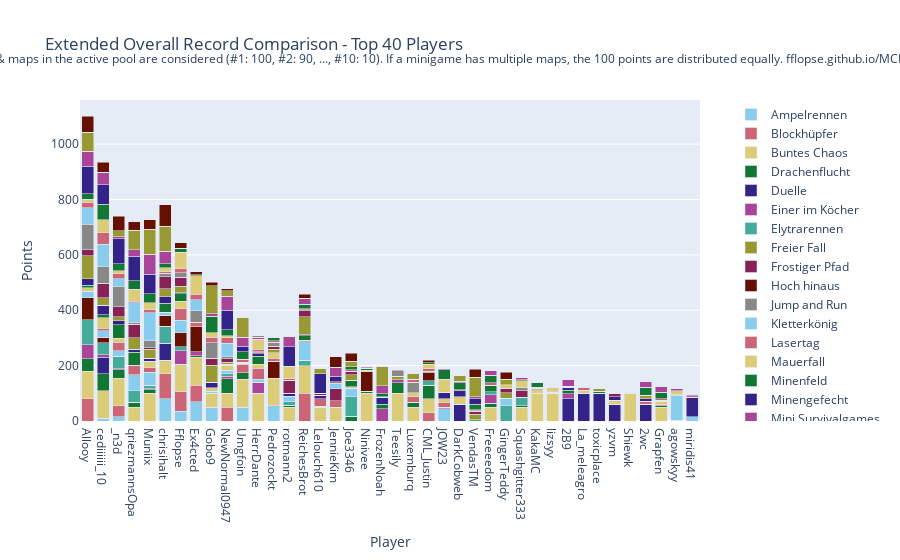

This figure's notebook cell:
### Code cell
import plotly.graph_objects as go

# Sum all columns to get the total score
outDf['Total'] = outDf.sum(axis=1)

# Sort by total score and fill N/A values with 0
outDf = outDf.sort_values(by='Total', ascending=False).fillna(0)

# Crop to top 10 players
cropDf = outDf.head(40).copy()

# Drop the 'Total' column for plotting
cropDf = cropDf.drop(columns=['Total'])

# Create a color palette
color_palette = px.colors.qualitative.Safe

# Create the stacked bar plot
fig = go.Figure()

cropDf = remove_duplicate_columns(cropDf)

for column in cropDf.columns.difference(['Player']):
    fig.add_trace(go.Bar(
        x=cropDf.index,
        y=cropDf[column],
        name=column,
        marker_color=color_palette[len(fig.data) % len(color_palette)]
    ))

# Update layout
fig.update_layout(
    barmode='stack',
    title='Extended Overall Record Comparison - Top 40 Players',
    xaxis=dict(title='Player'),
    yaxis=dict(title='Points'),
    #height=800,
    #width=1000,
    legend=dict(
        x=1.05,
        y=0.5,
        traceorder='normal',
        font=dict(size=12),
        bgcolor='rgba(255, 255, 255, 0)',
        bordercolor='rgba(0, 0, 0, 0)'
    ),
    margin=dict(r=200),  # Adjust right margin to make room for the legend
    annotations=[
        dict(
            x=0.5,
            y=1.1635,
            xref='paper',
            yref='paper',
            text='Max 100 points per minigame. Records #1 through #10 of games & maps in the active pool are considered (#1: 100, #2: 90, ..., #10: 10). If a minigame has multiple maps, the 100 points are distributed equally. fflopse.github.io/MCP-Records/data-analysis/global-ranking.ipynb',
            showarrow=False,
            font=dict(size=12),
            xanchor='center'
        )
    ]
)

fig.show()

# save the plot as an html file

fig.write_html('out/ext_overall_record_comparison.html')

### Figure 1 — Plotly figure (JSON) as saved in the notebook; plotly's stock layout.template omitted (floating-point values rounded to 4 significant figures)
{"data": [{"marker": {"color": "rgb(136, 204, 238)"}, "name": "Ampelrennen", "type": "bar", "x": ["Allooy", "cediiiiii_10", "_n3d", "qriezmannsOpa", "Muniix", "chrisihalt", "Fflopse", "Ex4cted", "Gobo9", "NewNormal0947", "Umgfoin", "HerrDante", "Pedrozockt", "rotmann2", "ReichesBrot", "Lelouch610", "JennieKim", "Joe3346", "Ninivee", "FrozenNoah", "Teesily", "Luxemburq", "CML_Justin", "JOW23", "DarkCobweb", "VendasTM", "Freeeedom", "GingerTeddy", "Squashgitter333", "KakaMC", "lizsyy", "2B9", "La_meleagro", "toxicplace", "yzvm", "Shiewk", "2wc", "Grapfen", "agowskyy", "miridis41"], "y": [0.0, 10.0, 15.0, 0.0, 0.0, 80.0, 35.0, 70.0, 50.0, 0.0, 50.0, 0.0, 55.0, 0.0, 0.0, 0.0, 0.0, 0.0, 0.0, 0.0, 0.0, 0.0, 0.0, 45.0, 0.0, 0.0, 0.0, 0.0, 0.0, 0.0, 0.0, 0.0, 0.0, 0.0, 0.0, 0.0, 0.0, 0.0, 0.0, 15.0]}, {"marker": {"color": "rgb(204, 102, 119)"}, "name": "Blockhüpfer", "type": "bar", "x": ["Allooy", "cediiiiii_10", "_n3d", "qriezmannsOpa", "Muniix", "chrisihalt", "Fflopse", "Ex4cted", "Gobo9", "NewNormal0947", "Umgfoin", "HerrDante", "Pedrozockt", "rotmann2", "ReichesBrot", "Lelouch610", "JennieKim", "Joe3346", "Ninivee", "FrozenNoah", "Teesily", "Luxemburq", "CML_Justin", "JOW23", "DarkCobweb", "VendasTM", "Freeeedom", "GingerTeddy", "Squashgitter333", "KakaMC", "lizsyy", "2B9", "La_meleagro", "toxicplace", "yzvm", "Shiewk", "2wc", "Grapfen", "agowskyy", "miridis41"], "y": [80.0, 0.0, 40.0, 0.0, 0.0, 90.0, 70.0, 60.0, 0.0, 50.0, 0.0, 0.0, 0.0, 0.0, 100.0, 0.0, 0.0, 0.0, 0.0, 0.0, 0.0, 0.0, 30.0, 0.0, 0.0, 0.0, 0.0, 0.0, 0.0, 0.0, 0.0, 0.0, 0.0, 0.0, 0.0, 0.0, 0.0, 0.0, 0.0, 0.0]}, {"marker": {"color": "rgb(221, 204, 119)"}, "name": "Buntes Chaos", "type": "bar", "x": ["Allooy", "cediiiiii_10", "_n3d", "qriezmannsOpa", "Muniix", "chrisihalt", "Fflopse", "Ex4cted", "Gobo9", "NewNormal0947", "Umgfoin", "HerrDante", "Pedrozockt", "rotmann2", "ReichesBrot", "Lelouch610", "JennieKim", "Joe3346", "Ninivee", "FrozenNoah", "Teesily", "Luxemburq", "CML_Justin", "JOW23", "DarkCobweb", "VendasTM", "Freeeedom", "GingerTeddy", "Squashgitter333", "KakaMC", "lizsyy", "2B9", "La_meleagro", "toxicplace", "yzvm", "Shiewk", "2wc", "Grapfen", "agowskyy", "miridis41"], "y": [100.0, 100.0, 100.0, 50.0, 100.0, 50.0, 100.0, 100.0, 50.0, 50.0, 100.0, 100.0, 100.0, 50.0, 100.0, 50.0, 50.0, 0.0, 100.0, 0.0, 100.0, 50.0, 50.0, 0.0, 0.0, 0.0, 50.0, 0.0, 50.0, 100.0, 100.0, 0.0, 0.0, 0.0, 0.0, 100.0, 0.0, 50.0, 0.0, 0.0]}, {"marker": {"color": "rgb(17, 119, 51)"}, "name": "Drachenflucht", "type": "bar", "x": ["Allooy", "cediiiiii_10", "_n3d", "qriezmannsOpa", "Muniix", "chrisihalt", "Fflopse", "Ex4cted", "Gobo9", "NewNormal0947", "Umgfoin", "HerrDante", "Pedrozockt", "rotmann2", "ReichesBrot", "Lelouch610", "JennieKim", "Joe3346", "Ninivee", "FrozenNoah", "Teesily", "Luxemburq", "CML_Justin", "JOW23", "DarkCobweb", "VendasTM", "Freeeedom", "GingerTeddy", "Squashgitter333", "KakaMC", "lizsyy", "2B9", "La_meleagro", "toxicplace", "yzvm", "Shiewk", "2wc", "Grapfen", "agowskyy", "miridis41"], "y": [45.0, 60.0, 30.0, 17.5, 12.5, 0.0, 0.0, 5.0, 0.0, 52.5, 25.0, 0.0, 0.0, 7.5, 0.0, 0.0, 0.0, 17.5, 7.5, 0.0, 37.5, 17.5, 50.0, 0.0, 0.0, 0.0, 15.0, 0.0, 5.0, 0.0, 0.0, 0.0, 0.0, 0.0, 0.0, 0.0, 0.0, 5.0, 0.0, 0.0]}, {"marker": {"color": "rgb(51, 34, 136)"}, "name": "Duelle", "type": "bar", "x": ["Allooy", "cediiiiii_10", "_n3d", "qriezmannsOpa", "Muniix", "chrisihalt", "Fflopse", "Ex4cted", "Gobo9", "NewNormal0947", "Umgfoin", "HerrDante", "Pedrozockt", "rotmann2", "ReichesBrot", "Lelouch610", "JennieKim", "Joe3346", "Ninivee", "FrozenNoah", "Teesily", "Luxemburq", "CML_Justin", "JOW23", "DarkCobweb", "VendasTM", "Freeeedom", "GingerTeddy", "Squashgitter333", "KakaMC", "lizsyy", "2B9", "La_meleagro", "toxicplace", "yzvm", "Shiewk", "2wc", "Grapfen", "agowskyy", "miridis41"], "y": [0.0, 60.0, 0.0, 0.0, 0.0, 60.0, 0.0, 0.0, 0.0, 0.0, 0.0, 0.0, 0.0, 0.0, 0.0, 0.0, 0.0, 0.0, 0.0, 0.0, 0.0, 0.0, 0.0, 0.0, 60.0, 0.0, 0.0, 0.0, 0.0, 0.0, 0.0, 80.0, 100.0, 100.0, 60.0, 0.0, 60.0, 0.0, 0.0, 70.0]}, {"marker": {"color": "rgb(170, 68, 153)"}, "name": "Einer im Köcher", "type": "bar", "x": ["Allooy", "cediiiiii_10", "_n3d", "qriezmannsOpa", "Muniix", "chrisihalt", "Fflopse", "Ex4cted", "Gobo9", "NewNormal0947", "Umgfoin", "HerrDante", "Pedrozockt", "rotmann2", "ReichesBrot", "Lelouch610", "JennieKim", "Joe3346", "Ninivee", "FrozenNoah", "Teesily", "Luxemburq", "CML_Justin", "JOW23", "DarkCobweb", "VendasTM", "Freeeedom", "GingerTeddy", "Squashgitter333", "KakaMC", "lizsyy", "2B9", "La_meleagro", "toxicplace", "yzvm", "Shiewk", "2wc", "Grapfen", "agowskyy", "miridis41"], "y": [50.0, 10.0, 4.0, 0.0, 4.0, 0.0, 48.0, 16.0, 0.0, 10.0, 0.0, 40.0, 0.0, 0.0, 0.0, 4.0, 0.0, 0.0, 0.0, 44.0, 12.0, 0.0, 0.0, 4.0, 0.0, 0.0, 30.0, 0.0, 0.0, 0.0, 0.0, 18.0, 0.0, 0.0, 0.0, 0.0, 0.0, 0.0, 0.0, 0.0]}, {"marker": {"color": "rgb(68, 170, 153)"}, "name": "Elytrarennen", "type": "bar", "x": ["Allooy", "cediiiiii_10", "_n3d", "qriezmannsOpa", "Muniix", "chrisihalt", "Fflopse", "Ex4cted", "Gobo9", "NewNormal0947", "Umgfoin", "HerrDante", "Pedrozockt", "rotmann2", "ReichesBrot", "Lelouch610", "JennieKim", "Joe3346", "Ninivee", "FrozenNoah", "Teesily", "Luxemburq", "CML_Justin", "JOW23", "DarkCobweb", "VendasTM", "Freeeedom", "GingerTeddy", "Squashgitter333", "KakaMC", "lizsyy", "2B9", "La_meleagro", "toxicplace", "yzvm", "Shiewk", "2wc", "Grapfen", "agowskyy", "miridis41"], "y": [90.0, 42.5, 45.0, 42.5, 12.5, 62.5, 15.0, 0.0, 0.0, 7.5, 0.0, 0.0, 0.0, 12.5, 20.0, 0.0, 0.0, 70.0, 0.0, 0.0, 0.0, 0.0, 15.0, 0.0, 0.0, 5.0, 10.0, 55.0, 30.0, 0.0, 0.0, 0.0, 0.0, 0.0, 0.0, 0.0, 0.0, 0.0, 0.0, 0.0]}, {"marker": {"color": "rgb(153, 153, 51)"}, "name": "Freier Fall", "type": "bar", "x": ["Allooy", "cediiiiii_10", "_n3d", "qriezmannsOpa", "Muniix", "chrisihalt", "Fflopse", "Ex4cted", "Gobo9", "NewNormal0947", "Umgfoin", "HerrDante", "Pedrozockt", "rotmann2", "ReichesBrot", "Lelouch610", "JennieKim", "Joe3346", "Ninivee", "FrozenNoah", "Teesily", "Luxemburq", "CML_Justin", "JOW23", "DarkCobweb", "VendasTM", "Freeeedom", "GingerTeddy", "Squashgitter333", "KakaMC", "lizsyy", "2B9", "La_meleagro", "toxicplace", "yzvm", "Shiewk", "2wc", "Grapfen", "agowskyy", "miridis41"], "y": [0.0, 0.0, 0.0, 0.0, 0.0, 0.0, 0.0, 0.0, 0.0, 0.0, 0.0, 0.0, 0.0, 0.0, 0.0, 0.0, 0.0, 0.0, 0.0, 0.0, 0.0, 0.0, 0.0, 0.0, 0.0, 0.0, 0.0, 0.0, 0.0, 0.0, 0.0, 0.0, 0.0, 0.0, 0.0, 0.0, 0.0, 0.0, 0.0, 0.0]}, {"marker": {"color": "rgb(136, 34, 85)"}, "name": "Frostiger Pfad", "type": "bar", "x": ["Allooy", "cediiiiii_10", "_n3d", "qriezmannsOpa", "Muniix", "chrisihalt", "Fflopse", "Ex4cted", "Gobo9", "NewNormal0947", "Umgfoin", "HerrDante", "Pedrozockt", "rotmann2", "ReichesBrot", "Lelouch610", "JennieKim", "Joe3346", "Ninivee", "FrozenNoah", "Teesily", "Luxemburq", "CML_Justin", "JOW23", "DarkCobweb", "VendasTM", "Freeeedom", "GingerTeddy", "Squashgitter333", "KakaMC", "lizsyy", "2B9", "La_meleagro", "toxicplace", "yzvm", "Shiewk", "2wc", "Grapfen", "agowskyy", "miridis41"], "y": [0.0, 0.0, 0.0, 0.0, 0.0, 0.0, 0.0, 0.0, 0.0, 0.0, 0.0, 0.0, 0.0, 0.0, 0.0, 0.0, 0.0, 0.0, 0.0, 0.0, 0.0, 0.0, 0.0, 0.0, 0.0, 0.0, 0.0, 0.0, 0.0, 0.0, 0.0, 0.0, 0.0, 0.0, 0.0, 0.0, 0.0, 0.0, 0.0, 0.0]}, {"marker": {"color": "rgb(102, 17, 0)"}, "name": "Hoch hinaus", "type": "bar", "x": ["Allooy", "cediiiiii_10", "_n3d", "qriezmannsOpa", "Muniix", "chrisihalt", "Fflopse", "Ex4cted", "Gobo9", "NewNormal0947", "Umgfoin", "HerrDante", "Pedrozockt", "rotmann2", "ReichesBrot", "Lelouch610", "JennieKim", "Joe3346", "Ninivee", "FrozenNoah", "Teesily", "Luxemburq", "CML_Justin", "JOW23", "DarkCobweb", "VendasTM", "Freeeedom", "GingerTeddy", "Squashgitter333", "KakaMC", "lizsyy", "2B9", "La_meleagro", "toxicplace", "yzvm", "Shiewk", "2wc", "Grapfen", "agowskyy", "miridis41"], "y": [80.0, 20.0, 0.0, 0.0, 0.0, 40.0, 50.0, 90.0, 0.0, 0.0, 0.0, 0.0, 60.0, 0.0, 0.0, 0.0, 0.0, 0.0, 70.0, 0.0, 0.0, 0.0, 30.0, 0.0, 0.0, 0.0, 0.0, 0.0, 0.0, 0.0, 0.0, 0.0, 0.0, 0.0, 0.0, 0.0, 0.0, 0.0, 0.0, 0.0]}, {"marker": {"color": "rgb(136, 136, 136)"}, "name": "Jump and Run", "type": "bar", "x": ["Allooy", "cediiiiii_10", "_n3d", "qriezmannsOpa", "Muniix", "chrisihalt", "Fflopse", "Ex4cted", "Gobo9", "NewNormal0947", "Umgfoin", "HerrDante", "Pedrozockt", "rotmann2", "ReichesBrot", "Lelouch610", "JennieKim", "Joe3346", "Ninivee", "FrozenNoah", "Teesily", "Luxemburq", "CML_Justin", "JOW23", "DarkCobweb", "VendasTM", "Freeeedom", "GingerTeddy", "Squashgitter333", "KakaMC", "lizsyy", "2B9", "La_meleagro", "toxicplace", "yzvm", "Shiewk", "2wc", "Grapfen", "agowskyy", "miridis41"], "y": [0.0, 0.0, 0.0, 0.0, 0.0, 0.0, 0.0, 0.0, 0.0, 0.0, 0.0, 0.0, 0.0, 0.0, 0.0, 0.0, 0.0, 0.0, 0.0, 0.0, 0.0, 0.0, 0.0, 0.0, 0.0, 0.0, 0.0, 0.0, 0.0, 0.0, 0.0, 0.0, 0.0, 0.0, 0.0, 0.0, 0.0, 0.0, 0.0, 0.0]}, {"marker": {"color": "rgb(136, 204, 238)"}, "name": "Kletterkönig", "type": "bar", "x": ["Allooy", "cediiiiii_10", "_n3d", "qriezmannsOpa", "Muniix", "chrisihalt", "Fflopse", "Ex4cted", "Gobo9", "NewNormal0947", "Umgfoin", "HerrDante", "Pedrozockt", "rotmann2", "ReichesBrot", "Lelouch610", "JennieKim", "Joe3346", "Ninivee", "FrozenNoah", "Teesily", "Luxemburq", "CML_Justin", "JOW23", "DarkCobweb", "VendasTM", "Freeeedom", "GingerTeddy", "Squashgitter333", "KakaMC", "lizsyy", "2B9", "La_meleagro", "toxicplace", "yzvm", "Shiewk", "2wc", "Grapfen", "agowskyy", "miridis41"], "y": [23.33, 23.33, 20.0, 56.67, 46.67, 10.0, 46.67, 0.0, 6.667, 13.33, 0.0, 10.0, 0.0, 20.0, 66.67, 0.0, 0.0, 30.0, 0.0, 0.0, 0.0, 0.0, 0.0, 0.0, 0.0, 0.0, 0.0, 26.67, 0.0, 0.0, 0.0, 0.0, 0.0, 0.0, 0.0, 0.0, 0.0, 0.0, 0.0, 0.0]}, {"marker": {"color": "rgb(204, 102, 119)"}, "name": "Lasertag", "type": "bar", "x": ["Allooy", "cediiiiii_10", "_n3d", "qriezmannsOpa", "Muniix", "chrisihalt", "Fflopse", "Ex4cted", "Gobo9", "NewNormal0947", "Umgfoin", "HerrDante", "Pedrozockt", "rotmann2", "ReichesBrot", "Lelouch610", "JennieKim", "Joe3346", "Ninivee", "FrozenNoah", "Teesily", "Luxemburq", "CML_Justin", "JOW23", "DarkCobweb", "VendasTM", "Freeeedom", "GingerTeddy", "Squashgitter333", "KakaMC", "lizsyy", "2B9", "La_meleagro", "toxicplace", "yzvm", "Shiewk", "2wc", "Grapfen", "agowskyy", "miridis41"], "y": [0.0, 10.0, 30.0, 35.0, 16.67, 0.0, 40.0, 15.0, 0.0, 0.0, 28.33, 40.0, 11.67, 0.0, 5.0, 26.67, 23.33, 0.0, 0.0, 0.0, 0.0, 20.0, 0.0, 18.33, 0.0, 0.0, 0.0, 0.0, 0.0, 0.0, 0.0, 0.0, 0.0, 0.0, 0.0, 0.0, 11.67, 3.333, 0.0, 0.0]}, {"marker": {"color": "rgb(221, 204, 119)"}, "name": "Mauerfall", "type": "bar", "x": ["Allooy", "cediiiiii_10", "_n3d", "qriezmannsOpa", "Muniix", "chrisihalt", "Fflopse", "Ex4cted", "Gobo9", "NewNormal0947", "Umgfoin", "HerrDante", "Pedrozockt", "rotmann2", "ReichesBrot", "Lelouch610", "JennieKim", "Joe3346", "Ninivee", "FrozenNoah", "Teesily", "Luxemburq", "CML_Justin", "JOW23", "DarkCobweb", "VendasTM", "Freeeedom", "GingerTeddy", "Squashgitter333", "KakaMC", "lizsyy", "2B9", "La_meleagro", "toxicplace", "yzvm", "Shiewk", "2wc", "Grapfen", "agowskyy", "miridis41"], "y": [12.86, 37.14, 14.29, 0.0, 24.29, 0.0, 28.57, 0.0, 12.86, 17.14, 5.714, 14.29, 20.0, 0.0, 0.0, 0.0, 0.0, 5.714, 5.714, 0.0, 0.0, 14.29, 0.0, 12.86, 27.14, 0.0, 0.0, 0.0, 0.0, 12.86, 0.0, 0.0, 11.43, 0.0, 14.29, 0.0, 0.0, 12.86, 2.857, 0.0]}, {"marker": {"color": "rgb(17, 119, 51)"}, "name": "Minenfeld", "type": "bar", "x": ["Allooy", "cediiiiii_10", "_n3d", "qriezmannsOpa", "Muniix", "chrisihalt", "Fflopse", "Ex4cted", "Gobo9", "NewNormal0947", "Umgfoin", "HerrDante", "Pedrozockt", "rotmann2", "ReichesBrot", "Lelouch610", "JennieKim", "Joe3346", "Ninivee", "FrozenNoah", "Teesily", "Luxemburq", "CML_Justin", "JOW23", "DarkCobweb", "VendasTM", "Freeeedom", "GingerTeddy", "Squashgitter333", "KakaMC", "lizsyy", "2B9", "La_meleagro", "toxicplace", "yzvm", "Shiewk", "2wc", "Grapfen", "agowskyy", "miridis41"], "y": [10.0, 10.0, 50.0, 46.67, 0.0, 33.33, 26.67, 0.0, 0.0, 0.0, 0.0, 30.0, 0.0, 0.0, 16.67, 0.0, 0.0, 23.33, 6.667, 16.67, 0.0, 0.0, 0.0, 0.0, 0.0, 0.0, 23.33, 0.0, 0.0, 0.0, 0.0, 13.33, 0.0, 6.667, 0.0, 0.0, 0.0, 0.0, 0.0, 0.0]}, {"marker": {"color": "rgb(51, 34, 136)"}, "name": "Minengefecht", "type": "bar", "x": ["Allooy", "cediiiiii_10", "_n3d", "qriezmannsOpa", "Muniix", "chrisihalt", "Fflopse", "Ex4cted", "Gobo9", "NewNormal0947", "Umgfoin", "HerrDante", "Pedrozockt", "rotmann2", "ReichesBrot", "Lelouch610", "JennieKim", "Joe3346", "Ninivee", "FrozenNoah", "Teesily", "Luxemburq", "CML_Justin", "JOW23", "DarkCobweb", "VendasTM", "Freeeedom", "GingerTeddy", "Squashgitter333", "KakaMC", "lizsyy", "2B9", "La_meleagro", "toxicplace", "yzvm", "Shiewk", "2wc", "Grapfen", "agowskyy", "miridis41"], "y": [22.5, 35.0, 13.75, 10.0, 10.0, 22.5, 3.75, 0.0, 20.0, 3.75, 0.0, 8.75, 0.0, 10.0, 3.75, 12.5, 0.0, 0.0, 0.0, 25.0, 0.0, 0.0, 0.0, 22.5, 22.5, 0.0, 0.0, 0.0, 0.0, 0.0, 0.0, 11.25, 0.0, 0.0, 12.5, 0.0, 8.75, 3.75, 0.0, 0.0]}, {"marker": {"color": "rgb(170, 68, 153)"}, "name": "Mini Survivalgames", "type": "bar", "x": ["Allooy", "cediiiiii_10", "_n3d", "qriezmannsOpa", "Muniix", "chrisihalt", "Fflopse", "Ex4cted", "Gobo9", "NewNormal0947", "Umgfoin", "HerrDante", "Pedrozockt", "rotmann2", "ReichesBrot", "Lelouch610", "JennieKim", "Joe3346", "Ninivee", "FrozenNoah", "Teesily", "Luxemburq", "CML_Justin", "JOW23", "DarkCobweb", "VendasTM", "Freeeedom", "GingerTeddy", "Squashgitter333", "KakaMC", "lizsyy", "2B9", "La_meleagro", "toxicplace", "yzvm", "Shiewk", "2wc", "Grapfen", "agowskyy", "miridis41"], "y": [0.0, 0.0, 0.0, 0.0, 0.0, 0.0, 0.0, 0.0, 0.0, 0.0, 0.0, 0.0, 0.0, 0.0, 0.0, 0.0, 0.0, 0.0, 0.0, 0.0, 0.0, 0.0, 0.0, 0.0, 0.0, 0.0, 0.0, 0.0, 0.0, 0.0, 0.0, 0.0, 0.0, 0.0, 0.0, 0.0, 0.0, 0.0, 0.0, 0.0]}, {"marker": {"color": "rgb(68, 170, 153)"}, "name": "Paintball", "type": "bar", "x": ["Allooy", "cediiiiii_10", "_n3d", "qriezmannsOpa", "Muniix", "chrisihalt", "Fflopse", "Ex4cted", "Gobo9", "NewNormal0947", "Umgfoin", "HerrDante", "Pedrozockt", "rotmann2", "ReichesBrot", "Lelouch610", "JennieKim", "Joe3346", "Ninivee", "FrozenNoah", "Teesily", "Luxemburq", "CML_Justin", "JOW23", "DarkCobweb", "VendasTM", "Freeeedom", "GingerTeddy", "Squashgitter333", "KakaMC", "lizsyy", "2B9", "La_meleagro", "toxicplace", "yzvm", "Shiewk", "2wc", "Grapfen", "agowskyy", "miridis41"], "y": [0.0, 0.0, 0.0, 0.0, 0.0, 0.0, 0.0, 0.0, 0.0, 0.0, 0.0, 0.0, 0.0, 0.0, 0.0, 0.0, 0.0, 0.0, 0.0, 0.0, 0.0, 0.0, 0.0, 0.0, 0.0, 0.0, 0.0, 0.0, 0.0, 0.0, 0.0, 0.0, 0.0, 0.0, 0.0, 0.0, 0.0, 0.0, 0.0, 0.0]}, {"marker": {"color": "rgb(153, 153, 51)"}, "name": "Parkour", "type": "bar", "x": ["Allooy", "cediiiiii_10", "_n3d", "qriezmannsOpa", "Muniix", "chrisihalt", "Fflopse", "Ex4cted", "Gobo9", "NewNormal0947", "Umgfoin", "HerrDante", "Pedrozockt", "rotmann2", "ReichesBrot", "Lelouch610", "JennieKim", "Joe3346", "Ninivee", "FrozenNoah", "Teesily", "Luxemburq", "CML_Justin", "JOW23", "DarkCobweb", "VendasTM", "Freeeedom", "GingerTeddy", "Squashgitter333", "KakaMC", "lizsyy", "2B9", "La_meleagro", "toxicplace", "yzvm", "Shiewk", "2wc", "Grapfen", "agowskyy", "miridis41"], "y": [82.5, 27.5, 15.0, 42.5, 32.5, 30.0, 22.5, 0.0, 62.5, 7.5, 0.0, 0.0, 12.5, 0.0, 65.0, 0.0, 0.0, 20.0, 0.0, 0.0, 12.5, 0.0, 0.0, 0.0, 0.0, 20.0, 0.0, 20.0, 0.0, 0.0, 0.0, 0.0, 0.0, 10.0, 0.0, 0.0, 12.5, 0.0, 0.0, 0.0]}, {"marker": {"color": "rgb(136, 34, 85)"}, "name": "Pferderennen", "type": "bar", "x": ["Allooy", "cediiiiii_10", "_n3d", "qriezmannsOpa", "Muniix", "chrisihalt", "Fflopse", "Ex4cted", "Gobo9", "NewNormal0947", "Umgfoin", "HerrDante", "Pedrozockt", "rotmann2", "ReichesBrot", "Lelouch610", "JennieKim", "Joe3346", "Ninivee", "FrozenNoah", "Teesily", "Luxemburq", "CML_Justin", "JOW23", "DarkCobweb", "VendasTM", "Freeeedom", "GingerTeddy", "Squashgitter333", "KakaMC", "lizsyy", "2B9", "La_meleagro", "toxicplace", "yzvm", "Shiewk", "2wc", "Grapfen", "agowskyy", "miridis41"], "y": [21.67, 51.67, 35.0, 48.33, 5.0, 43.33, 33.33, 0.0, 25.0, 13.33, 3.333, 3.333, 11.67, 46.67, 21.67, 5.0, 43.33, 13.33, 0.0, 0.0, 0.0, 0.0, 0.0, 0.0, 0.0, 10.0, 0.0, 15.0, 25.0, 0.0, 3.333, 0.0, 0.0, 0.0, 13.33, 0.0, 0.0, 0.0, 0.0, 0.0]}, {"marker": {"color": "rgb(102, 17, 0)"}, "name": "Reihenfolge", "type": "bar", "x": ["Allooy", "cediiiiii_10", "_n3d", "qriezmannsOpa", "Muniix", "chrisihalt", "Fflopse", "Ex4cted", "Gobo9", "NewNormal0947", "Umgfoin", "HerrDante", "Pedrozockt", "rotmann2", "ReichesBrot", "Lelouch610", "JennieKim", "Joe3346", "Ninivee", "FrozenNoah", "Teesily", "Luxemburq", "CML_Justin", "JOW23", "DarkCobweb", "VendasTM", "Freeeedom", "GingerTeddy", "Squashgitter333", "KakaMC", "lizsyy", "2B9", "La_meleagro", "toxicplace", "yzvm", "Shiewk", "2wc", "Grapfen", "agowskyy", "miridis41"], "y": [0.0, 0.0, 0.0, 0.0, 0.0, 0.0, 0.0, 0.0, 0.0, 0.0, 0.0, 0.0, 0.0, 0.0, 0.0, 0.0, 0.0, 0.0, 0.0, 0.0, 0.0, 0.0, 0.0, 0.0, 0.0, 0.0, 0.0, 0.0, 0.0, 0.0, 0.0, 0.0, 0.0, 0.0, 0.0, 0.0, 0.0, 0.0, 0.0, 0.0]}, {"marker": {"color": "rgb(136, 136, 136)"}, "name": "Replika", "type": "bar", "x": ["Allooy", "cediiiiii_10", "_n3d", "qriezmannsOpa", "Muniix", "chrisihalt", "Fflopse", "Ex4cted", "Gobo9", "NewNormal0947", "Umgfoin", "HerrDante", "Pedrozockt", "rotmann2", "ReichesBrot", "Lelouch610", "JennieKim", "Joe3346", "Ninivee", "FrozenNoah", "Teesily", "Luxemburq", "CML_Justin", "JOW23", "DarkCobweb", "VendasTM", "Freeeedom", "GingerTeddy", "Squashgitter333", "KakaMC", "lizsyy", "2B9", "La_meleagro", "toxicplace", "yzvm", "Shiewk", "2wc", "Grapfen", "agowskyy", "miridis41"], "y": [92.05, 60.77, 72.48, 7.094, 27.01, 11.11, 16.75, 41.97, 55.38, 6.667, 0.5128, 3.675, 13.08, 0.5128, 3.59, 0.9402, 0.4274, 0.5128, 0.1709, 0.0, 20.34, 38.03, 4.444, 0.6838, 0.4274, 2.308, 1.111, 0.4274, 9.573, 5.043, 1.282, 0.0, 0.0, 0.0, 0.0, 0.3419, 0.0, 0.0, 0.0, 0.0]}, {"marker": {"color": "rgb(136, 204, 238)"}, "name": "Runterpurzeln", "type": "bar", "x": ["Allooy", "cediiiiii_10", "_n3d", "qriezmannsOpa", "Muniix", "chrisihalt", "Fflopse", "Ex4cted", "Gobo9", "NewNormal0947", "Umgfoin", "HerrDante", "Pedrozockt", "rotmann2", "ReichesBrot", "Lelouch610", "JennieKim", "Joe3346", "Ninivee", "FrozenNoah", "Teesily", "Luxemburq", "CML_Justin", "JOW23", "DarkCobweb", "VendasTM", "Freeeedom", "GingerTeddy", "Squashgitter333", "KakaMC", "lizsyy", "2B9", "La_meleagro", "toxicplace", "yzvm", "Shiewk", "2wc", "Grapfen", "agowskyy", "miridis41"], "y": [60.0, 80.0, 30.0, 70.0, 100.0, 0.0, 0.0, 40.0, 0.0, 50.0, 0.0, 0.0, 0.0, 0.0, 0.0, 0.0, 20.0, 0.0, 0.0, 0.0, 0.0, 0.0, 0.0, 0.0, 0.0, 0.0, 0.0, 0.0, 0.0, 0.0, 0.0, 0.0, 0.0, 0.0, 0.0, 0.0, 0.0, 0.0, 90.0, 0.0]}, {"marker": {"color": "rgb(204, 102, 119)"}, "name": "Sammelwahn", "type": "bar", "x": ["Allooy", "cediiiiii_10", "_n3d", "qriezmannsOpa", "Muniix", "chrisihalt", "Fflopse", "Ex4cted", "Gobo9", "NewNormal0947", "Umgfoin", "HerrDante", "Pedrozockt", "rotmann2", "ReichesBrot", "Lelouch610", "JennieKim", "Joe3346", "Ninivee", "FrozenNoah", "Teesily", "Luxemburq", "CML_Justin", "JOW23", "DarkCobweb", "VendasTM", "Freeeedom", "GingerTeddy", "Squashgitter333", "KakaMC", "lizsyy", "2B9", "La_meleagro", "toxicplace", "yzvm", "Shiewk", "2wc", "Grapfen", "agowskyy", "miridis41"], "y": [21.03, 41.54, 17.69, 7.179, 11.03, 5.641, 14.1, 20.0, 19.49, 19.23, 10.0, 9.744, 5.128, 5.385, 2.308, 0.7692, 4.872, 4.615, 1.538, 2.564, 3.59, 11.03, 9.744, 0.5128, 2.308, 2.564, 8.205, 1.795, 1.538, 3.59, 3.077, 2.564, 10.51, 0.0, 0.0, 0.0, 0.0, 5.385, 2.051, 6.41]}, {"marker": {"color": "rgb(221, 204, 119)"}, "name": "Schießstand", "type": "bar", "x": ["Allooy", "cediiiiii_10", "_n3d", "qriezmannsOpa", "Muniix", "chrisihalt", "Fflopse", "Ex4cted", "Gobo9", "NewNormal0947", "Umgfoin", "HerrDante", "Pedrozockt", "rotmann2", "ReichesBrot", "Lelouch610", "JennieKim", "Joe3346", "Ninivee", "FrozenNoah", "Teesily", "Luxemburq", "CML_Justin", "JOW23", "DarkCobweb", "VendasTM", "Freeeedom", "GingerTeddy", "Squashgitter333", "KakaMC", "lizsyy", "2B9", "La_meleagro", "toxicplace", "yzvm", "Shiewk", "2wc", "Grapfen", "agowskyy", "miridis41"], "y": [10.0, 47.5, 10.0, 42.5, 25.0, 15.0, 60.0, 67.5, 17.5, 7.5, 0.0, 35.0, 0.0, 45.0, 0.0, 0.0, 0.0, 0.0, 0.0, 0.0, 0.0, 0.0, 15.0, 47.5, 0.0, 0.0, 0.0, 12.5, 25.0, 0.0, 15.0, 0.0, 0.0, 0.0, 0.0, 0.0, 0.0, 0.0, 15.0, 0.0]}, {"marker": {"color": "rgb(17, 119, 51)"}, "name": "Skywars", "type": "bar", "x": ["Allooy", "cediiiiii_10", "_n3d", "qriezmannsOpa", "Muniix", "chrisihalt", "Fflopse", "Ex4cted", "Gobo9", "NewNormal0947", "Umgfoin", "HerrDante", "Pedrozockt", "rotmann2", "ReichesBrot", "Lelouch610", "JennieKim", "Joe3346", "Ninivee", "FrozenNoah", "Teesily", "Luxemburq", "CML_Justin", "JOW23", "DarkCobweb", "VendasTM", "Freeeedom", "GingerTeddy", "Squashgitter333", "KakaMC", "lizsyy", "2B9", "La_meleagro", "toxicplace", "yzvm", "Shiewk", "2wc", "Grapfen", "agowskyy", "miridis41"], "y": [20.0, 56.67, 26.67, 30.0, 33.33, 15.0, 13.33, 3.333, 58.33, 21.67, 26.67, 0.0, 13.33, 0.0, 16.67, 0.0, 0.0, 11.67, 0.0, 10.0, 0.0, 0.0, 6.667, 33.33, 26.67, 20.0, 28.33, 0.0, 3.333, 16.67, 0.0, 0.0, 0.0, 0.0, 0.0, 0.0, 28.33, 23.33, 0.0, 0.0]}, {"marker": {"color": "rgb(51, 34, 136)"}, "name": "Spleef", "type": "bar", "x": ["Allooy", "cediiiiii_10", "_n3d", "qriezmannsOpa", "Muniix", "chrisihalt", "Fflopse", "Ex4cted", "Gobo9", "NewNormal0947", "Umgfoin", "HerrDante", "Pedrozockt", "rotmann2", "ReichesBrot", "Lelouch610", "JennieKim", "Joe3346", "Ninivee", "FrozenNoah", "Teesily", "Luxemburq", "CML_Justin", "JOW23", "DarkCobweb", "VendasTM", "Freeeedom", "GingerTeddy", "Squashgitter333", "KakaMC", "lizsyy", "2B9", "La_meleagro", "toxicplace", "yzvm", "Shiewk", "2wc", "Grapfen", "agowskyy", "miridis41"], "y": [100.0, 70.0, 90.0, 90.0, 70.0, 0.0, 0.0, 0.0, 0.0, 70.0, 20.0, 0.0, 0.0, 70.0, 0.0, 70.0, 20.0, 0.0, 0.0, 0.0, 0.0, 0.0, 0.0, 0.0, 0.0, 20.0, 0.0, 0.0, 0.0, 0.0, 0.0, 0.0, 0.0, 0.0, 0.0, 0.0, 0.0, 0.0, 0.0, 0.0]}, {"marker": {"color": "rgb(170, 68, 153)"}, "name": "Survivalgames", "type": "bar", "x": ["Allooy", "cediiiiii_10", "_n3d", "qriezmannsOpa", "Muniix", "chrisihalt", "Fflopse", "Ex4cted", "Gobo9", "NewNormal0947", "Umgfoin", "HerrDante", "Pedrozockt", "rotmann2", "ReichesBrot", "Lelouch610", "JennieKim", "Joe3346", "Ninivee", "FrozenNoah", "Teesily", "Luxemburq", "CML_Justin", "JOW23", "DarkCobweb", "VendasTM", "Freeeedom", "GingerTeddy", "Squashgitter333", "KakaMC", "lizsyy", "2B9", "La_meleagro", "toxicplace", "yzvm", "Shiewk", "2wc", "Grapfen", "agowskyy", "miridis41"], "y": [52.5, 45.0, 7.5, 22.5, 72.5, 45.0, 0.0, 0.0, 10.0, 50.0, 32.5, 7.5, 0.0, 37.5, 22.5, 0.0, 32.5, 0.0, 5.0, 30.0, 0.0, 0.0, 0.0, 5.0, 5.0, 7.5, 17.5, 0.0, 7.5, 0.0, 0.0, 25.0, 0.0, 0.0, 0.0, 0.0, 20.0, 20.0, 7.5, 5.0]}, {"marker": {"color": "rgb(68, 170, 153)"}, "name": "Todeswürfel", "type": "bar", "x": ["Allooy", "cediiiiii_10", "_n3d", "qriezmannsOpa", "Muniix", "chrisihalt", "Fflopse", "Ex4cted", "Gobo9", "NewNormal0947", "Umgfoin", "HerrDante", "Pedrozockt", "rotmann2", "ReichesBrot", "Lelouch610", "JennieKim", "Joe3346", "Ninivee", "FrozenNoah", "Teesily", "Luxemburq", "CML_Justin", "JOW23", "DarkCobweb", "VendasTM", "Freeeedom", "GingerTeddy", "Squashgitter333", "KakaMC", "lizsyy", "2B9", "La_meleagro", "toxicplace", "yzvm", "Shiewk", "2wc", "Grapfen", "agowskyy", "miridis41"], "y": [0.0, 0.0, 0.0, 0.0, 0.0, 0.0, 0.0, 0.0, 0.0, 0.0, 0.0, 0.0, 0.0, 0.0, 0.0, 0.0, 0.0, 0.0, 0.0, 0.0, 0.0, 0.0, 0.0, 0.0, 0.0, 0.0, 0.0, 0.0, 0.0, 0.0, 0.0, 0.0, 0.0, 0.0, 0.0, 0.0, 0.0, 0.0, 0.0, 0.0]}, {"marker": {"color": "rgb(153, 153, 51)"}, "name": "Turmroulette", "type": "bar", "x": ["Allooy", "cediiiiii_10", "_n3d", "qriezmannsOpa", "Muniix", "chrisihalt", "Fflopse", "Ex4cted", "Gobo9", "NewNormal0947", "Umgfoin", "HerrDante", "Pedrozockt", "rotmann2", "ReichesBrot", "Lelouch610", "JennieKim", "Joe3346", "Ninivee", "FrozenNoah", "Teesily", "Luxemburq", "CML_Justin", "JOW23", "DarkCobweb", "VendasTM", "Freeeedom", "GingerTeddy", "Squashgitter333", "KakaMC", "lizsyy", "2B9", "La_meleagro", "toxicplace", "yzvm", "Shiewk", "2wc", "Grapfen", "agowskyy", "miridis41"], "y": [70.0, 0.0, 20.0, 70.0, 90.0, 90.0, 0.0, 0.0, 100.0, 20.0, 70.0, 0.0, 0.0, 0.0, 0.0, 20.0, 0.0, 20.0, 0.0, 70.0, 0.0, 20.0, 0.0, 0.0, 20.0, 70.0, 0.0, 20.0, 0.0, 0.0, 0.0, 0.0, 0.0, 0.0, 0.0, 0.0, 0.0, 0.0, 0.0, 0.0]}, {"marker": {"color": "rgb(136, 34, 85)"}, "name": "Waffenfolge", "type": "bar", "x": ["Allooy", "cediiiiii_10", "_n3d", "qriezmannsOpa", "Muniix", "chrisihalt", "Fflopse", "Ex4cted", "Gobo9", "NewNormal0947", "Umgfoin", "HerrDante", "Pedrozockt", "rotmann2", "ReichesBrot", "Lelouch610", "JennieKim", "Joe3346", "Ninivee", "FrozenNoah", "Teesily", "Luxemburq", "CML_Justin", "JOW23", "DarkCobweb", "VendasTM", "Freeeedom", "GingerTeddy", "Squashgitter333", "KakaMC", "lizsyy", "2B9", "La_meleagro", "toxicplace", "yzvm", "Shiewk", "2wc", "Grapfen", "agowskyy", "miridis41"], "y": [0.0, 0.0, 0.0, 0.0, 0.0, 0.0, 0.0, 0.0, 0.0, 0.0, 0.0, 0.0, 0.0, 0.0, 0.0, 0.0, 0.0, 0.0, 0.0, 0.0, 0.0, 0.0, 0.0, 0.0, 0.0, 0.0, 0.0, 0.0, 0.0, 0.0, 0.0, 0.0, 0.0, 0.0, 0.0, 0.0, 0.0, 0.0, 0.0, 0.0]}, {"marker": {"color": "rgb(102, 17, 0)"}, "name": "Wettrennen", "type": "bar", "x": ["Allooy", "cediiiiii_10", "_n3d", "qriezmannsOpa", "Muniix", "chrisihalt", "Fflopse", "Ex4cted", "Gobo9", "NewNormal0947", "Umgfoin", "HerrDante", "Pedrozockt", "rotmann2", "ReichesBrot", "Lelouch610", "JennieKim", "Joe3346", "Ninivee", "FrozenNoah", "Teesily", "Luxemburq", "CML_Justin", "JOW23", "DarkCobweb", "VendasTM", "Freeeedom", "GingerTeddy", "Squashgitter333", "KakaMC", "lizsyy", "2B9", "La_meleagro", "toxicplace", "yzvm", "Shiewk", "2wc", "Grapfen", "agowskyy", "miridis41"], "y": [58.0, 36.0, 54.0, 32.0, 34.0, 78.0, 20.0, 10.0, 14.0, 8.0, 0.0, 4.0, 0.0, 0.0, 14.0, 0.0, 38.0, 28.0, 0.0, 0.0, 0.0, 0.0, 8.0, 0.0, 0.0, 30.0, 0.0, 24.0, 0.0, 0.0, 0.0, 0.0, 0.0, 0.0, 0.0, 0.0, 0.0, 0.0, 0.0, 0.0]}], "layout": {"annotations": [{"font": {"size": 12}, "showarrow": false, "text": "Max 100 points per minigame. Records #1 through #10 of games & maps in the active pool are considered (#1: 100, #2: 90, ..., #10: 10). If a minigame has multiple maps, the 100 points are distributed equally. fflopse.github.io/MCP-Records/data-analysis/global-ranking.ipynb", "x": 0.5, "xanchor": "center", "xref": "paper", "y": 1.163, "yref": "paper"}], "barmode": "stack", "legend": {"bgcolor": "rgba(255, 255, 255, 0)", "bordercolor": "rgba(0, 0, 0, 0)", "font": {"size": 12}, "traceorder": "normal", "x": 1.05, "y": 0.5}, "margin": {"r": 200}, "title": {"text": "Extended Overall Record Comparison - Top 40 Players"}, "xaxis": {"title": {"text": "Player"}}, "yaxis": {"title": {"text": "Points"}}}}
